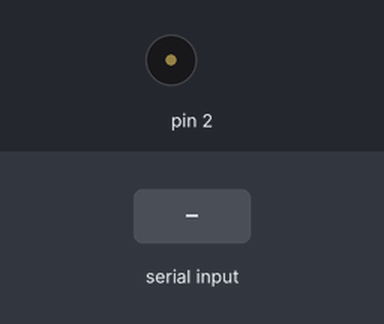
This sketch was run on a simulated Arduino Uno, built with avr-gcc and run on an emulated ATmega328P. Shown: buzzer (waves = sounding). The test bench sets the inputs (shaded band). What the sketch prints to the serial monitor is not drawn.

Above: at 1.2 s.
1.3 s: "90,45\n" received over Serial
At 1.8 s:
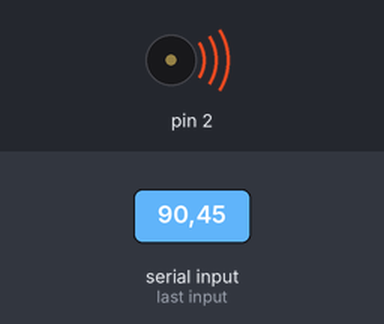
Timing chart, 0 to 10.3 s (numbered marks = the images above; inputs shaded):
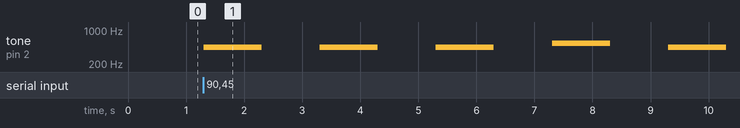

The sketch:

src.ino
```cpp
void setup() {
	Serial.begin(9600);
}

void loop() {
	Serial.println("please, enter the time");
	while (Serial.available() == 0) {
	}

	int set = Serial.parseInt();

	if (set > 0) {
		int i = 0;
		for ( ; i < 3; i++) {
			tone(2, 440);
			delay(1000);
			noTone(2);
			delay(1000);
		}
		if (i = 3) {
			tone(2, 540);
			delay(1000);
			noTone(2);
			delay(1000);
		}
	}
}
```

Measured:
- after the input at 1.3 s, tone on pin 2: plays 440 Hz for 1.0 s, 440 Hz for 1.0 s, 440 Hz for 1.0 s, 540 Hz for 1.0 s, 440 Hz for 1.0 s, starting at once
